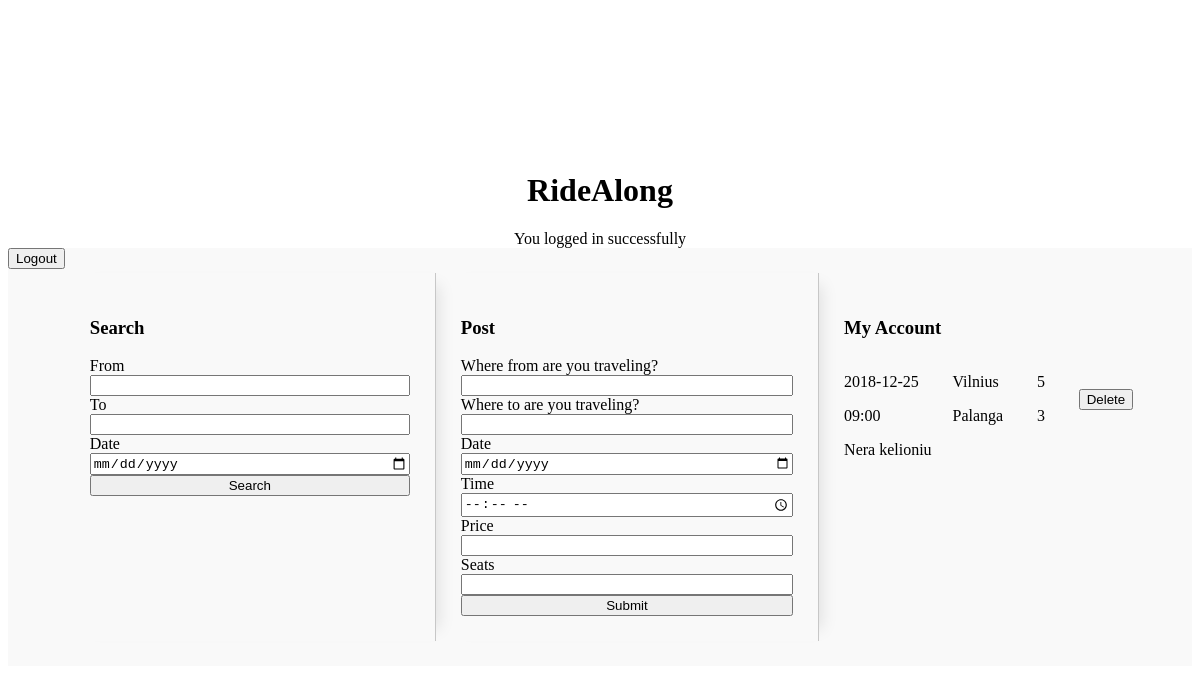
Before: /index.php?login=success (signed in) with the older database file.
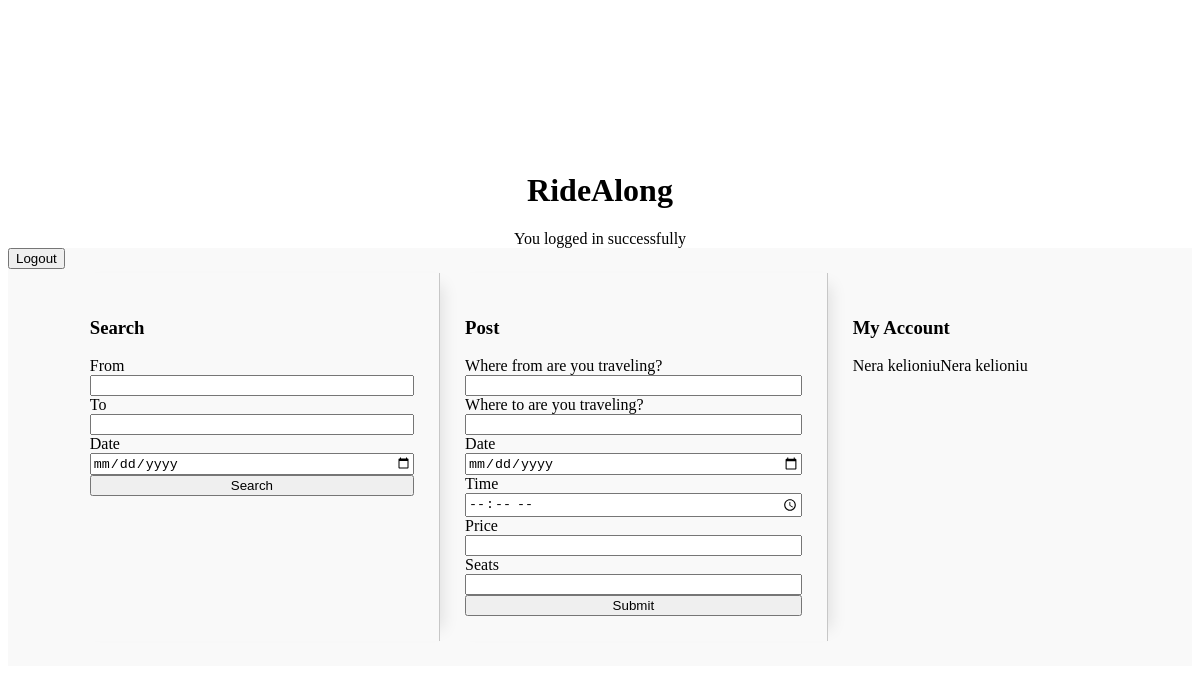
After: the same page with the newer database file.
### tables this page shows
CREATE TABLE `trips` (
  `id` int(11) NOT NULL,
  `trip_start_date` varchar(32) NOT NULL,
  `trip_start_time` varchar(32) NOT NULL,
  `trip_from` varchar(32) NOT NULL,
  `trip_to` varchar(32) NOT NULL,
  `price` int(11) NOT NULL,
  `seats` int(11) NOT NULL,
  `rating` int(11) DEFAULT NULL,
  `driver` int(11) NOT NULL
);

### myaccount.php (the view)
<?php
require 'includes/dbh.inc.php';
$userId = $_SESSION['userId'];
$sql = "SELECT * FROM trips WHERE driver=?";
$stmt = mysqli_stmt_init($conn);
if(!mysqli_stmt_prepare($stmt, $sql)) {
    header("Location: ../index.php?error=sqlerrorOne");
    exit();
} else {
    mysqli_stmt_bind_param($stmt, "i", $userId);
    mysqli_stmt_execute($stmt);
    $result = mysqli_stmt_get_result($stmt);
    if($row = mysqli_fetch_assoc($result)) {
        echo "<div class='myaccount_now-trips'>";
            echo "<div class='now-trips_date'>";
                echo "<p>". $row['trip_start_date'] ."</p>";
                echo "<p>". $row['trip_start_time'] ."</p>";
            echo "</div>";
            echo "<div class='now-trips_from-to'>";
                echo "<p>". $row['trip_from'] ."</p>";
                echo "<p>". $row['trip_to'] ."</p>";
            echo "</div>";
            echo "<div class='now-trips_price-seats'>";
                echo "<p>". $row['price'] ."</p>";
                echo "<p>". $row['seats'] ."</p>";
            echo "</div>";
            echo "<div class='now-trips_price-delete'>";
                echo "<form action='includes/handledelete.inc.php' method='post'>
                <input type='hidden' name='trip-id' value=". $row['id'] ." />
                <button type='submit' name='now-trips_delete-trip' id='now-trips_delete-trip'>Delete</button>
                </form>";
            echo "</div>";
        echo "</div>";
    } else {
        echo "Nera kelioniu";
    }
}
$sql = "SELECT * FROM trips WHERE id IN (SELECT trip_reserved FROM passanger WHERE passenger_id=?)";
$stmt = mysqli_stmt_init($conn);
if(!mysqli_stmt_prepare($stmt, $sql)) {
    header("Location: ../index.php?error=sqlerrorOne");
    exit();
} else {
    mysqli_stmt_bind_param($stmt, "i", $userId);
    mysqli_stmt_execute($stmt);
    $result = mysqli_stmt_get_result($stmt);
    if($row = mysqli_fetch_assoc($result)) {
        echo "<div class='myaccount_now-trips'>";
            echo "<div class='now-trips_date'>";
                echo "<p>". $row['trip_start_date'] ."</p>";
                echo "<p>". $row['trip_start_time'] ."</p>";
            echo "</div>";
            echo "<div class='now-trips_from-to'>";
                echo "<p>". $row['trip_from'] ."</p>";
                echo "<p>". $row['trip_to'] ."</p>";
            echo "</div>";
            echo "<div class='now-trips_price-seats'>";
                echo "<p>". $row['price'] ."</p>";
                echo "<p>". $row['seats'] ."</p>";
            echo "</div>";
            echo "<div class='now-trips_buttons-delete'>";
                echo "<form action='includes/handlequit.inc.php' method='post'>
                <input type='hidden' name='trip-id' value=". $row['id'] ." />
                <input type='hidden' name='user-id' value=".  $userId ." />
                <button type='submit' name='now-trips_quit-trip' id='now-trips_quit-trip'>Quit</button>
                </form>";
                echo "<form action='user.php' method='get'>
                <input type='hidden' name='user' value=". $row['driver'] ." />
                <input type='hidden' name='userid' value=". $userId ." />
                <button type='submit' id='now-trips_quit-trip'>Driver Profile</button>
                </form>";
            echo "</div>";
        echo "</div>";
    } else {
        echo "Nera kelioniu";
    }
    exit();
}

### index.php (shortened to what this page needs)
<!doctype html>
<html class="no-js" lang="">
<head>
  <link rel="stylesheet" href="css/mainas.css">
</head>
<body>
<h1>RideAlong</h1>
<?php
  if(!isset($_SESSION['userId'])) {
    header("Location: ./login.php");
  } else {
    if(isset($_GET['login'])) {
      if($_GET['login']  == "success")
        echo "You logged in successfully";
    }
    require 'mainpage.php';
  }
?>

### mainpage.php (shortened to what this page needs)
<div class="main-wrapper">
    <?php
    require 'logout.php';
    ?>
    <div class="main-wrapper_search">
        <h3>Search</h3>
        <?php
            require 'search.php';
            require 'searchdisplay.php'
        ?>
    </div>
    <div class="main-wrapper_post">
        <h3>Post</h3>
        <?php
            require 'post.php';
        ?>
    </div>
    <div class="main-wrapper_myaccount">
        <h3>My Account</h3>
        <?php
            require 'myaccount.php';
        ?>

### logout.php
<form action="includes/handlelogout.inc.php" method="post">
    <div>
        <button type="submit" name="logout-submit">Logout</button>
    </div>
</form>

### search.php
<form action="includes/handlesearch.inc.php" method="post">
    <label for="travel-from">From</label>
    <input type="text" name="travel-from" id="travel-from"/>
    <label for="travel-to">To</label>
    <input type="text" name="travel-to" id="travel-to"/>
    <label for="travel-date">Date</label>
    <input type="date" name="travel-date" id="travel-date"/>
    <button type="submit" name="search-submit">Search</button>
</form>

### post.php (shortened to what this page needs)
<form action="includes/handlepost.inc.php" method="post">
    <label for="traveld-from">Where from are you traveling?</label>
    <input type="text" name="traveld-from" id="traveld-from"/>
    <label for="traveld-to">Where to are you traveling?</label>
    <input type="text" name="traveld-to" id="traveld-to"/>
    <label for="traveld-date">Date</label>
    <input type="date" name="traveld-date" id="traveld-date"/>
    <label for="traveld-time">Time</label>
    <input type="time" name="traveld-time" id="traveld-time"/>
    <label for="traveld-price">Price</label>
    <input type="number" name="traveld-price" id="traveld-price"/>
    <label for="traveld-seats">Seats</label>
    <input type="number" name="traveld-seats" id="traveld-seats"/>
    <button type="submit" name="post-submit">Submit</button>
</form>

### css/mainas.css (style rules this page uses)
body { height: 100vh; display: flex; flex-direction: column; justify-content: center; align-items: center; }
.main-wrapper { display: flex; flex-direction: row; width: 100%; justify-content: space-evenly; background-color: #f9f9f9; }
.main-wrapper_search, .main-wrapper_myaccount, .main-wrapper_post { flex-grow: 1; padding: 25px; margin: 25px 0; }
.main-wrapper_search, .main-wrapper_post { border-right: 1px solid rgba(0,0,0,0.2); box-shadow: 15px 0 15px -12px rgba(0,0,0,0.1); }
.main-wrapper_post > form, .main-wrapper_search > form, .main-wrapper_myaccount > form { display: flex; flex-direction: column; }
.myaccount_now-trips { display: flex; flex-direction: row; }
.now-trips_date, .now-trips_from-to, .now-trips_price-seats, .now-trips_price-delete { flex-grow: 1; justify-self: center; align-self: center; }

Changed rows visible on the page:
removed trips: trip_start_date "2018-12-25", trip_start_time "09:00", trip_from "Vilnius", trip_to "Palanga", price "5", seats "3"
Other visible differences:
text no longer shown: "Delete"
text now shown: "Nera kelioniu"
